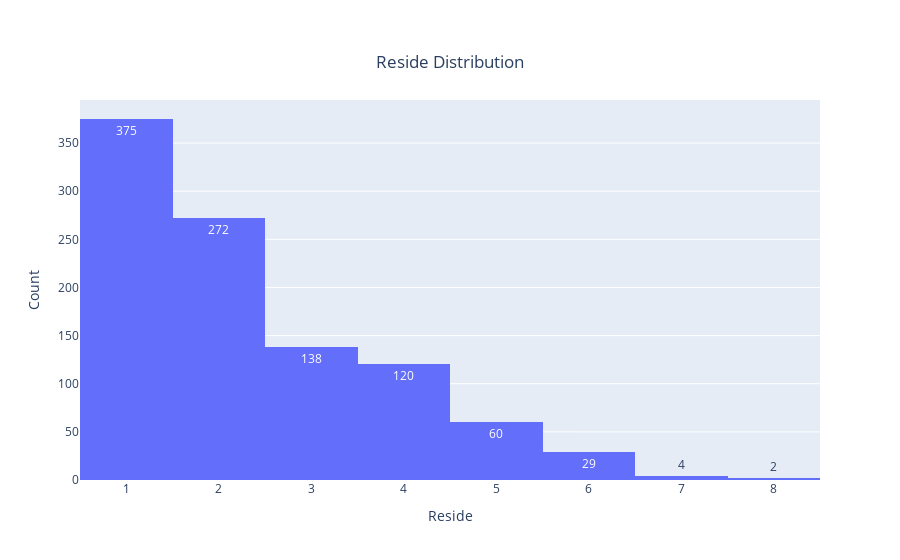

Write notebook code for a chart like this one.
### Markdown cell above
We can see little shift to male. But nothing considered as a problem to fix.

### Code cell
# show distribution of the 'reside' column
reside_distribution_fig = px.histogram(
    df,
    x="reside",
    title="Reside Distribution",
    text_auto=True,
)

# Customize layout for better readability
reside_distribution_fig.update_layout(
    xaxis_title="Reside",
    yaxis_title="Count",
    title={
        "text": "Reside Distribution",
        "y": 0.9,
        "x": 0.5,
        "xanchor": "center",
        "yanchor": "top",
    },
    xaxis=dict(
        tickmode="array",
        showticklabels=True,
        showgrid=False,
        zeroline=False,
    ),
)

# Display the histogram
reside_distribution_fig.show()

### Figure 1 — Plotly figure (JSON) as saved in the notebook; plotly's stock layout.template omitted (floating-point values rounded to 4 significant figures; data arrays with more than 128 entries replaced by an {"elided": "..."} marker saying what was removed)
{"data": [{"alignmentgroup": "True", "bingroup": "x", "hovertemplate": "reside=%{x}<br>count=%{y}<extra></extra>", "legendgroup": "", "marker": {"color": "#636efa", "pattern": {"shape": ""}}, "name": "", "offsetgroup": "", "orientation": "v", "showlegend": false, "texttemplate": "%{value}", "type": "histogram", "x": {"elided": "1000 int values"}, "xaxis": "x", "yaxis": "y"}], "layout": {"barmode": "relative", "legend": {"tracegroupgap": 0}, "title": {"text": "Reside Distribution", "x": 0.5, "xanchor": "center", "y": 0.9, "yanchor": "top"}, "xaxis": {"anchor": "y", "domain": [0, 1], "showgrid": false, "showticklabels": true, "tickmode": "array", "title": {"text": "Reside"}, "zeroline": false}, "yaxis": {"anchor": "x", "domain": [0, 1], "title": {"text": "Count"}}}}
